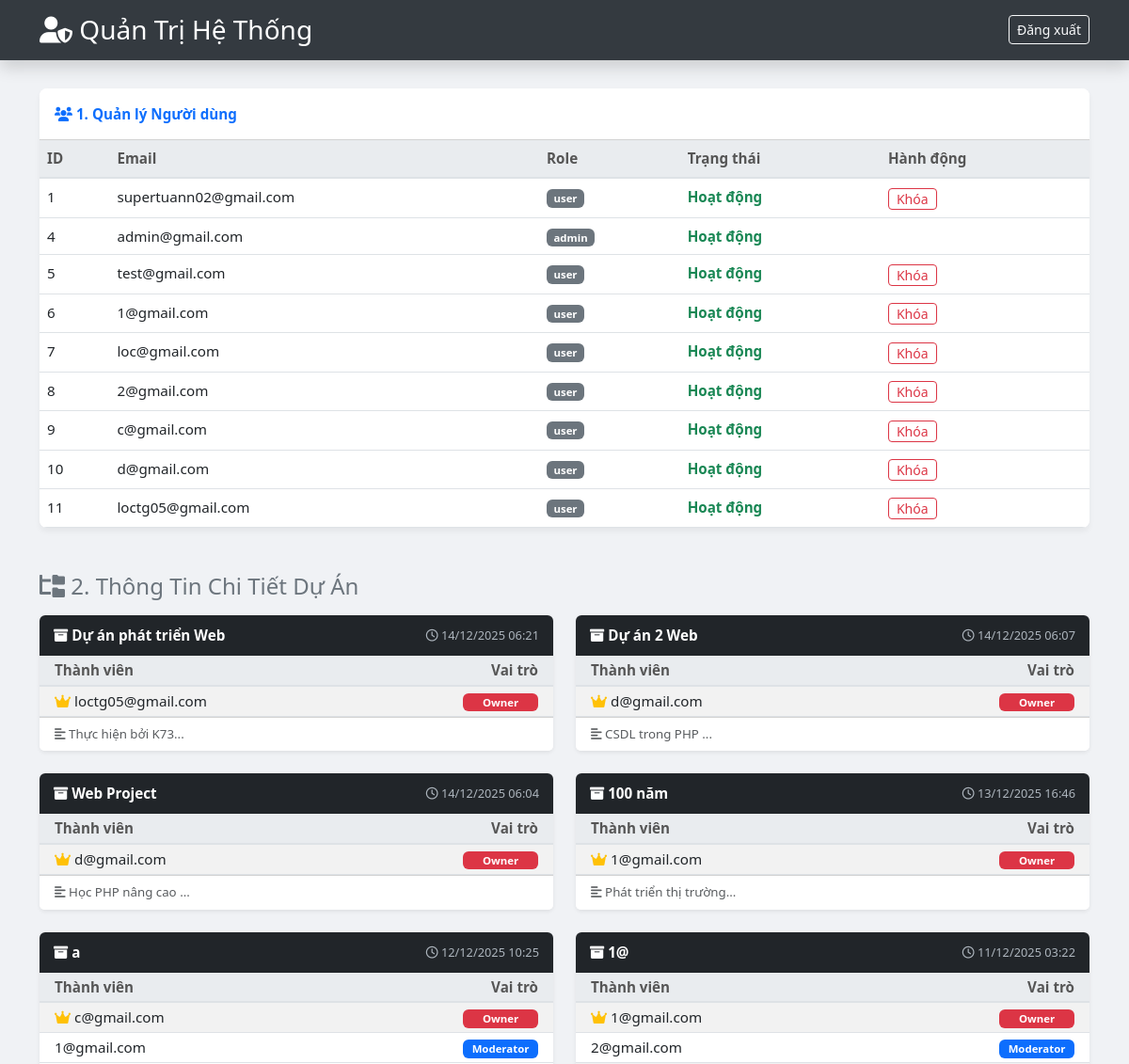
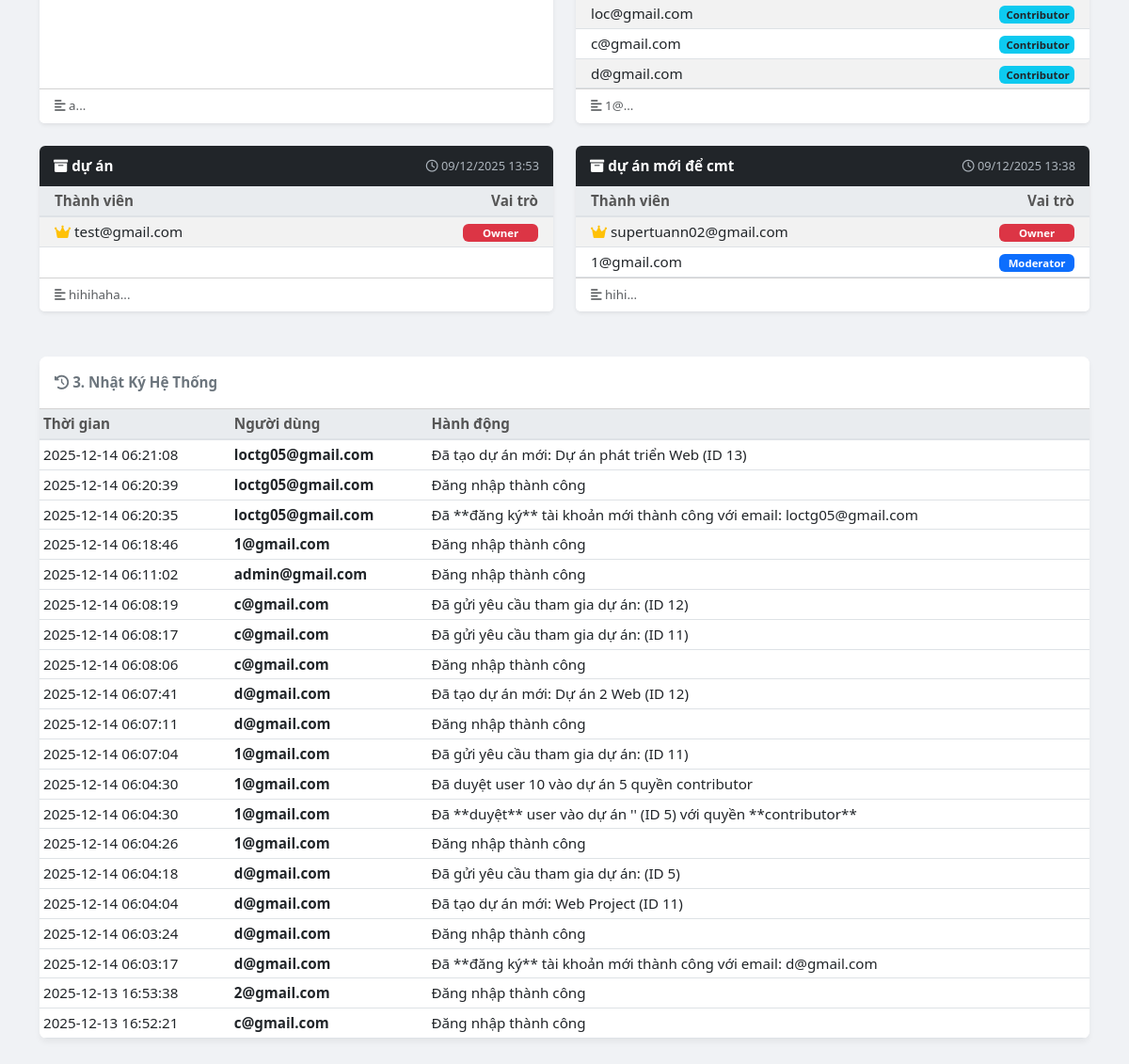
The app's page /admin.php (signed in), older data (2 pictures, top to bottom).
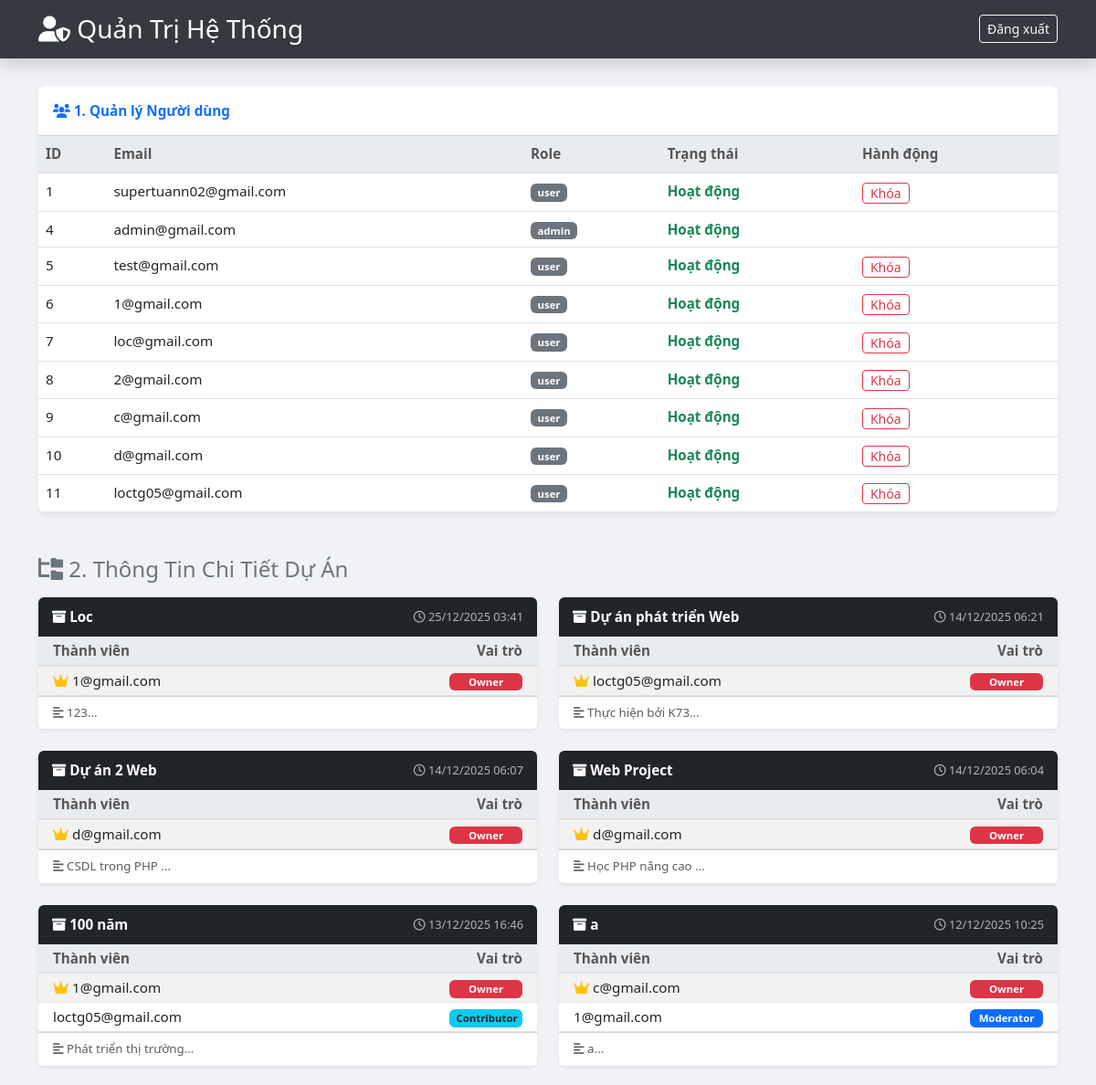
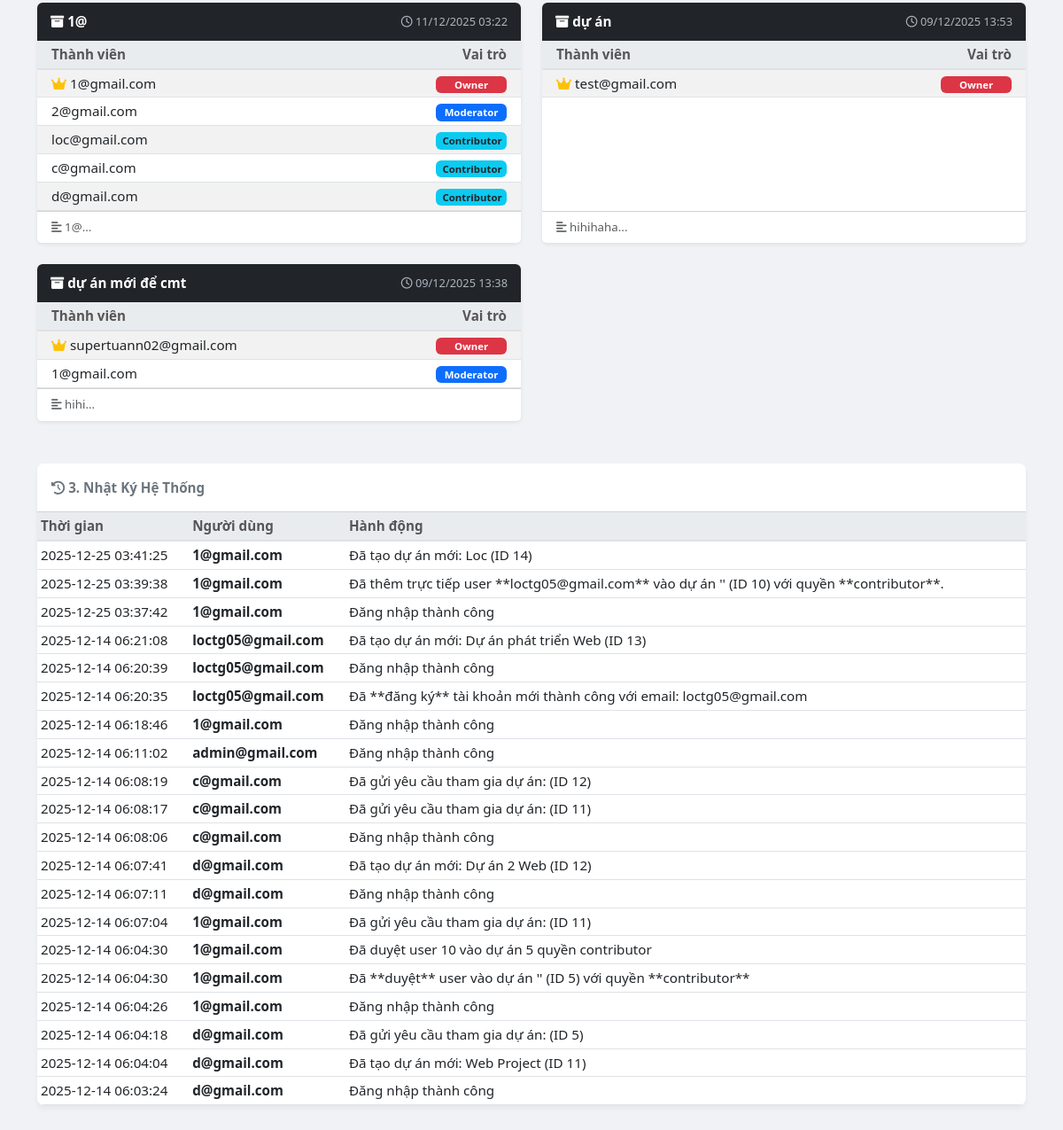
The same page, newer data (2 pictures, top to bottom).
### tables this page shows
CREATE TABLE `users` (
  `id` int NOT NULL,
  `email` varchar(255) NOT NULL,
  `password` varchar(255) NOT NULL,
  `registered_at` timestamp NOT NULL DEFAULT CURRENT_TIMESTAMP,
  `role` enum('user','admin') DEFAULT 'user',
  `status` tinyint DEFAULT '1'
);

CREATE TABLE `projects` (
  `id` int NOT NULL,
  `title` varchar(255) NOT NULL,
  `description` text,
  `created_at` timestamp NOT NULL DEFAULT CURRENT_TIMESTAMP
);

CREATE TABLE `project_members` (
  `user_id` int NOT NULL,
  `project_id` int NOT NULL,
  `role` enum('viewer','contributor','moderator','owner') DEFAULT 'viewer'
);

CREATE TABLE `activity_logs` (
  `id` int NOT NULL,
  `user_id` int NOT NULL,
  `action` varchar(255) NOT NULL,
  `created_at` timestamp NULL DEFAULT CURRENT_TIMESTAMP
);

### admin.php (the view, shortened to what the changed rows need)
<?php
require 'config.php';
$users = $conn->query("SELECT * FROM users")->fetch_all(MYSQLI_ASSOC);
$logs = $conn->query("SELECT l.*, u.email FROM activity_logs l LEFT JOIN users u ON l.user_id = u.id ORDER BY l.created_at DESC LIMIT 20")->fetch_all(MYSQLI_ASSOC);
$projects = $conn->query("SELECT * FROM projects ORDER BY created_at DESC")->fetch_all(MYSQLI_ASSOC);
?>
<!DOCTYPE html>
<html lang="vi">
<head>
    <link href="https://cdn.jsdelivr.net/npm/bootstrap@5.3.0/dist/css/bootstrap.min.css" rel="stylesheet">
    <link rel="stylesheet" href="https://cdnjs.cloudflare.com/ajax/libs/font-awesome/6.0.0/css/all.min.css">
</head>
<body>
    <div class="container">
        <div class="card card-table">
            <div class="card-body p-0">
                <table class="table table-hover mb-0">
                    <thead>
                        <tr>
                            <th>ID</th>
                            <th>Email</th>
                            <th>Role</th>
                            <th>Trạng thái</th>
                            <th>Hành động</th>
                        </tr>
                    </thead>
                    <tbody>
                        <?php foreach ($users as $u): ?>
                            <tr>
                                <td><?= $u['id'] ?></td>
                                <td><?= htmlspecialchars($u['email']) ?></td>
                                <td><span class="badge bg-secondary"><?= $u['role'] ?></span></td>
                                <td>
                                    <?= ($u['status'] == 1) ? '<span class="text-success fw-bold">Hoạt động</span>' : '<span class="text-danger fw-bold">Đã khóa</span>' ?>
                                </td>
                                <td>
                                    <?php if ($u['role'] != 'admin'): ?>
                                        <form method="POST" class="d-inline">
                                            <?php if ($u['status'] == 1): ?>
                                                <button type="submit" name="toggle_status" class="btn btn-outline-danger btn-sm py-0" onclick="return confirm('Khóa user này?');">Khóa</button>
                                            <?php else: ?>
                                                <input type="hidden" name="new_status" value="1">
                                                <button type="submit" name="toggle_status" class="btn btn-outline-success btn-sm py-0">Mở</button>
                                            <?php endif; ?>
                                        </form>
                                    <?php endif; ?>
                                </td>
                            </tr>
                        <?php endforeach; ?>
                    </tbody>
                </table>
            </div>
        </div>
        <div class="row">
            <?php foreach ($projects as $pj): ?>
                <div class="col-md-6 mb-4">
                    <div class="card h-100 shadow-sm border-0">
                        <div class="project-header rounded-top">
                            <span class="fw-bold"><i class="fa-solid fa-box-archive"></i> <?= htmlspecialchars($pj['title']) ?></span>
                            <span class="project-date">
                                <i class="fa-regular fa-clock"></i> <?= date('d/m/Y H:i', strtotime($pj['created_at'])) ?>
                            </span>
                        </div>
                        <div class="card-body p-0">
                            <table class="table table-sm table-striped mb-0">
                                <thead class="table-light">
                                    <tr>
                                        <th class="ps-3">Thành viên</th>
                                        <th class="text-end pe-3">Vai trò</th>
                                    </tr>
                                </thead>
                                <tbody>
                                    <?php
                                    $stmt = $conn->prepare("
                                        SELECT pm.*, u.email
                                        FROM project_members pm
                                        JOIN users u ON pm.user_id = u.id
                                        WHERE pm.project_id = ?
                                        ORDER BY FIELD(pm.role, 'owner', 'moderator', 'contributor', 'viewer')
                                    ");
                                    $stmt->bind_param("i", $pj['id']);
                                    $stmt->execute();
                                    $members = $stmt->get_result()->fetch_all(MYSQLI_ASSOC);
                                    if (count($members) > 0):
                                        foreach ($members as $mem):
                                            $badge_class = 'bg-secondary';
                                            $icon = '';
                                            if ($mem['role'] == 'owner') {
                                                $badge_class = 'bg-danger';
                                                $icon = '<i class="fa-solid fa-crown text-warning me-1"></i>';
                                            } elseif ($mem['role'] == 'moderator') {
                                                $badge_class = 'bg-primary';
                                            } elseif ($mem['role'] == 'contributor') {
                                                $badge_class = 'bg-info text-dark';
                                            }
                                    ?>
                                            <tr>
                                                <td class="ps-3 align-middle">
                                                    <?= $icon ?><?= htmlspecialchars($mem['email']) ?>
                                                </td>
                                                <td class="text-end pe-3 align-middle">
                                                    <span class="badge <?= $badge_class ?> badge-role">
                                                        <?= ucfirst($mem['role']) ?>
                                                    </span>
                                                </td>
                                            </tr>
                                    <?php
                                        endforeach;
                                    else:
                                    ?>
                                        <tr><td colspan="2" class="text-center text-muted p-3">Chưa có thành viên nào</td></tr>
                                    <?php endif; ?>
                                </tbody>
                            </table>
                        </div>
                        <div class="card-footer bg-white text-muted small">
                            <i class="fa-solid fa-align-left"></i> <?= htmlspecialchars(substr($pj['description'], 0, 80)) ?>...
                        </div>
                    </div>
                </div>
            <?php endforeach; ?>
        </div>
        <div class="card card-table mt-4">
            <div class="card-body p-0">
                <table class="table table-sm table-hover mb-0">
                    <thead>
                        <tr>
                            <th>Thời gian</th>
                            <th>Người dùng</th>
                            <th>Hành động</th>
                        </tr>
                    </thead>
                    <tbody>
                        <?php foreach ($logs as $log): ?>
                            <tr>
                                <td><?= $log['created_at'] ?></td>
                                <td><strong><?= htmlspecialchars($log['email'] ?? 'Unknown') ?></strong></td>
                                <td><?= htmlspecialchars($log['action']) ?></td>
                            </tr>
                        <?php endforeach; ?>
                    </tbody>
                </table>
            </div>
        </div>
    </div>
</body>
</html>

Row changes from the older to the newer data that the page shows:
no longer on this page (row unchanged): activity_logs: created_at "2025-12-14 06:03:17", user.email "d@gmail.com", action "Đã **đăng ký** tài khoản mới thành công với email: d@gmail.com"
no longer on this page (row unchanged): activity_logs: created_at "2025-12-13 16:53:38", user.email "2@gmail.com", action "Đăng nhập thành công"
no longer on this page (row unchanged): activity_logs: created_at "2025-12-13 16:52:21", user.email "c@gmail.com", action "Đăng nhập thành công"
added projects: title "Loc", created_at "25/12/2025 03:41", description "123"
added project_members: user.email "1@gmail.com", role "Owner", shown under "Loc"
added project_members: user.email "loctg05@gmail.com", role "Contributor", shown under projects "100 năm"
added activity_logs: created_at "2025-12-25 03:41:25", user.email "1@gmail.com", action "Đã tạo dự án mới: Loc (ID 14)"
added activity_logs: created_at "2025-12-25 03:39:38", user.email "1@gmail.com", action "Đã thêm trực tiếp user **loctg05@gmail.com** vào dự án '' (ID 10) với quyền **contributor**."
added activity_logs: created_at "2025-12-25 03:37:42", user.email "1@gmail.com", action "Đăng nhập thành công"
